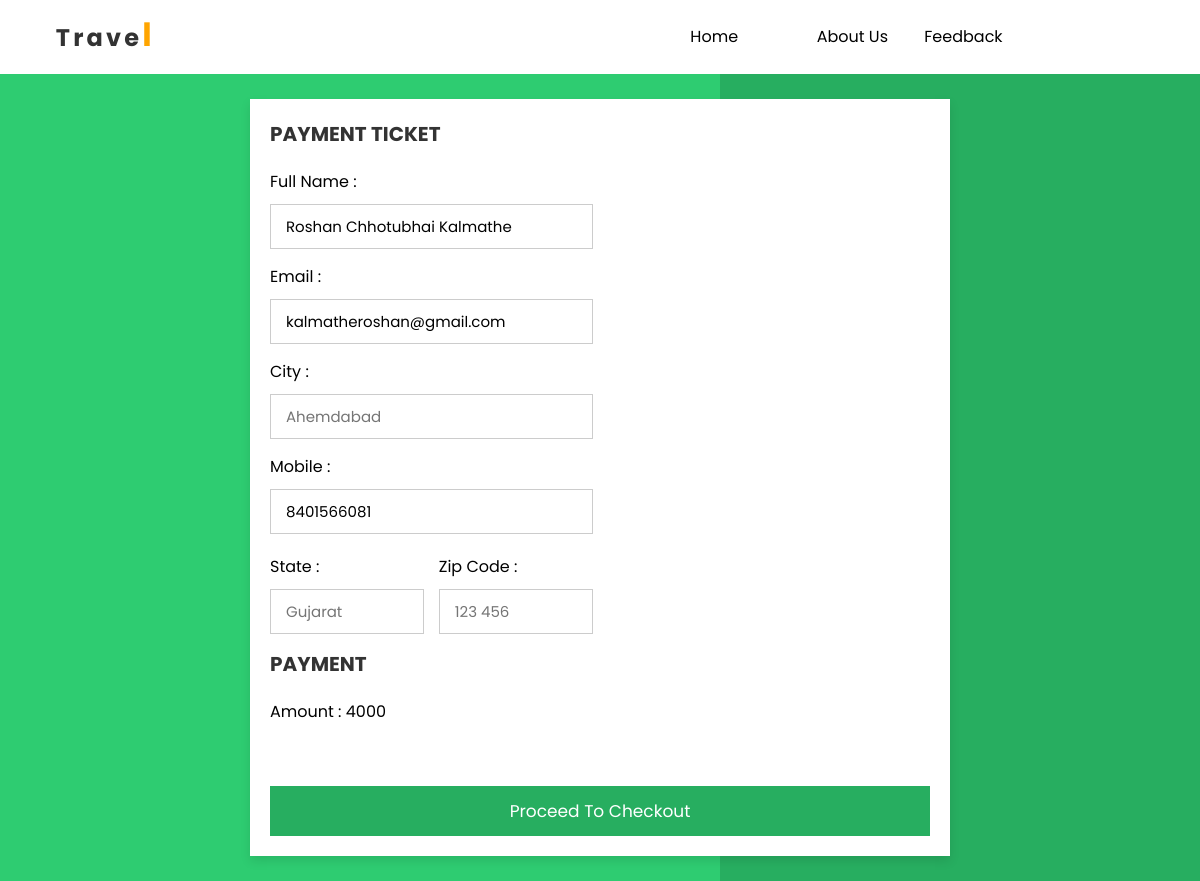
/app/checkout/ (signed in), run on the app's committed database.
### App/models.py (models this page shows, shortened)
class register(models.Model):
    name = models.CharField(max_length=30)
    number = models.CharField(max_length=10)
    email = models.EmailField()
    address = models.CharField(max_length=100)
    password = models.CharField(max_length=25 , default = "1")

### App/views.py (the view)
# urls.py: path('checkout/' ,checkout , name='checkout'),
def checkout(request):
    if 'email' in request.session:
        a = register.objects.get(email = request.session['email'])
        c = ticket.objects.filter(email = a.email,orderid = '0')
        li = []
        for i in c:
            li.append(i.id)
        d = ticket.objects.filter(email = a.email,orderid = "0")
        total= 0
        for i in d:
            total = i.price+ total
        request.session['total'] = total
        if request.method == 'POST':
            request.session['orderid'] = li
            request.session['city']=request.POST['city']
            request.session['state'] = request.POST['state']
            request.session['pincode'] = request.POST['pincode']
            return redirect('razorpay')
        else:
             return render(request,'checkout.html',{'session':a,"total":total})
    else:
        return redirect('login')

### App/templates/checkout.html (shortened to what this page needs)
{% extends "navbar.html" %}
{% block abc %}
{% load static %}
<!DOCTYPE html>
<html lang="en">
<head>
</head>
<body>
    <div class="container">
        <form method="post">
            <div class="row">
                <div class="col">
                    <h3 class="title">Payment Ticket</h3>
                    <div class="inputBox">
                        <span>Full name :</span>
                        <input type="text" value="{{session.name}}" readonly placeholder="john deo">
                    </div>
                    <div class="inputBox">
                        <span>email :</span>
                        <input type="email" placeholder="example@example.com" value={{session.email}} readonly>
                    </div>
                    <div class="inputBox">
                        <span>city :</span>
                        <input name="city" type="text" placeholder="Ahemdabad" required>
                    </div>
                    <div class="inputBox">
                        <span>Mobile :</span>
                        <input type="text" value="{{session.number}}" readonly placeholder="mumbai">
                    </div>
                    <div class="flex">
                        <div class="inputBox">
                            <span>state :</span>
                            <input type="text" placeholder="Gujarat" name="state" name="state" required>
                        </div>
                        <div class="inputBox">
                            <span>zip code :</span>
                            <input type="text" placeholder="123 456" name="pincode" required>
                        </div>
                    </div>
                    <h3 class="title">payment</h3>
                    <div class="inputBox">
                        <span>Amount : {{total}}</span>
                        <i class="fa-solid fa-"></i>
                    </div>
                </div>
                <div class="col">
                </div>
            </div>
            <a>
                <input value="proceed to checkout" type="submit" class="submit-btn" readonly>
            </a>
        </form>
    </div>
</body>
</html>
{% endblock abc %}

### App/static/CSS/style.css (style rules this page uses)
* { padding: 0; margin: 0; box-sizing: border-box; }
a { text-decoration: none; color: black; }
i { padding: .8rem; cursor: pointer; }

### App/templates/checkout.html (style rules this page uses)
* { font-family: 'Poppins', sans-serif; margin:0; padding:0; box-sizing: border-box; outline: none; border:none; text-transform: capitalize; transition: all .2s linear; }
.container { display: flex; justify-content: center; align-items: center; padding:25px; min-height: 100vh; background: linear-gradient(90deg, #2ecc71 60%, #27ae60 40.1%); }
.container form { padding:20px; width:700px; background: #fff; box-shadow: 0 5px 10px rgba(0,0,0,.1); }
.container form .row { display: flex; flex-wrap: wrap; gap:15px; }
.container form .row .col { flex:1 1 250px; }
.container form .row .col .title { font-size: 20px; color:#333; padding-bottom: 5px; text-transform: uppercase; }
.container form .row .col .inputBox { margin:15px 0; }
.container form .row .col .inputBox span { margin-bottom: 10px; display: block; }
.container form .row .col .inputBox input { width: 100%; border:1px solid #ccc; padding:10px 15px; font-size: 15px; text-transform: none; }
.container form .row .col .flex { display: flex; gap:15px; }
.container form .row .col .flex .inputBox { margin-top: 5px; }
.container form .submit-btn { width: 100%; padding:12px; font-size: 17px; background: #27ae60; color:#fff; margin-top: 5px; cursor: pointer; }
html { overflow-x: hidden; }

### data on the page
register: name "Roshan Chhotubhai Kalmathe", email "kalmatheroshan@gmail.com", number "8401566081"

### other printed values
{{ total }} "4000"
